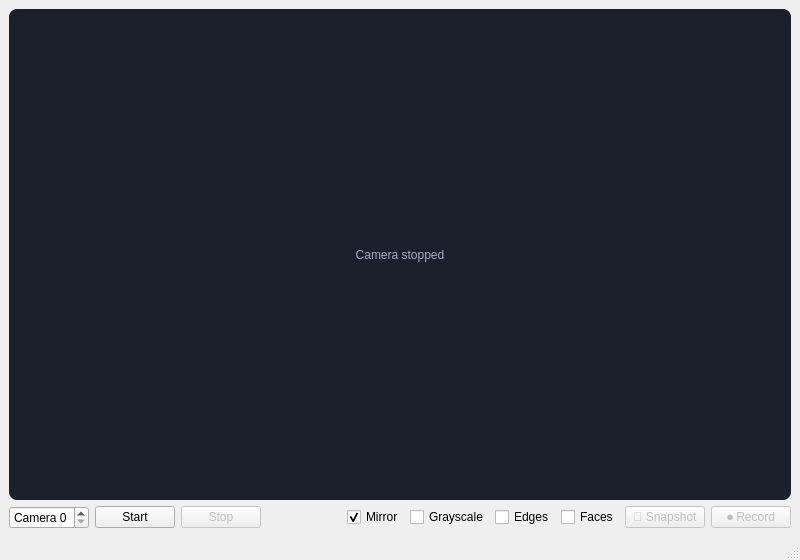
<?xml version="1.0" encoding="UTF-8"?>
<ui version="4.0">
 <class>CameraWindow</class>
 <widget class="QMainWindow" name="CameraWindow">
  <property name="geometry">
   <rect>
    <x>0</x>
    <y>0</y>
    <width>800</width>
    <height>560</height>
   </rect>
  </property>
  <property name="windowTitle">
   <string>Camera (answer)</string>
  </property>
  <widget class="QWidget" name="centralwidget">
   <layout class="QVBoxLayout" name="mainLayout">
    <item>
     <widget class="QLabel" name="videoLabel">
      <property name="sizePolicy">
       <sizepolicy hsizetype="Ignored" vsizetype="Ignored">
        <horstretch>0</horstretch>
        <verstretch>1</verstretch>
       </sizepolicy>
      </property>
      <property name="minimumSize">
       <size>
        <width>320</width>
        <height>240</height>
       </size>
      </property>
      <property name="styleSheet">
       <string notr="true">background: #1a202c; color: #a0aec0; border-radius: 8px;</string>
      </property>
      <property name="text">
       <string>Camera stopped</string>
      </property>
      <property name="alignment">
       <set>Qt::AlignmentFlag::AlignCenter</set>
      </property>
     </widget>
    </item>
    <item>
     <layout class="QHBoxLayout" name="controlsLayout">
      <item>
       <widget class="QSpinBox" name="cameraSpin">
        <property name="prefix">
         <string>Camera </string>
        </property>
        <property name="maximum">
         <number>9</number>
        </property>
       </widget>
      </item>
      <item>
       <widget class="QPushButton" name="startButton">
        <property name="text">
         <string>Start</string>
        </property>
       </widget>
      </item>
      <item>
       <widget class="QPushButton" name="stopButton">
        <property name="enabled">
         <bool>false</bool>
        </property>
        <property name="text">
         <string>Stop</string>
        </property>
       </widget>
      </item>
      <item>
       <spacer name="controlsSpacer">
        <property name="orientation">
         <enum>Qt::Orientation::Horizontal</enum>
        </property>
        <property name="sizeHint" stdset="0">
         <size>
          <width>40</width>
          <height>20</height>
         </size>
        </property>
       </spacer>
      </item>
      <item>
       <widget class="QCheckBox" name="mirrorCheck">
        <property name="text">
         <string>Mirror</string>
        </property>
        <property name="checked">
         <bool>true</bool>
        </property>
       </widget>
      </item>
      <item>
       <widget class="QCheckBox" name="grayCheck">
        <property name="text">
         <string>Grayscale</string>
        </property>
       </widget>
      </item>
      <item>
       <widget class="QCheckBox" name="edgesCheck">
        <property name="text">
         <string>Edges</string>
        </property>
       </widget>
      </item>
      <item>
       <widget class="QCheckBox" name="facesCheck">
        <property name="text">
         <string>Faces</string>
        </property>
       </widget>
      </item>
      <item>
       <widget class="QPushButton" name="snapshotButton">
        <property name="enabled">
         <bool>false</bool>
        </property>
        <property name="text">
         <string>📸 Snapshot</string>
        </property>
       </widget>
      </item>
      <item>
       <widget class="QPushButton" name="recordButton">
        <property name="enabled">
         <bool>false</bool>
        </property>
        <property name="checkable">
         <bool>true</bool>
        </property>
        <property name="text">
         <string>⏺ Record</string>
        </property>
       </widget>
      </item>
     </layout>
    </item>
   </layout>
  </widget>
  <widget class="QStatusBar" name="statusbar"/>
 </widget>
 <resources/>
 <connections/>
</ui>
